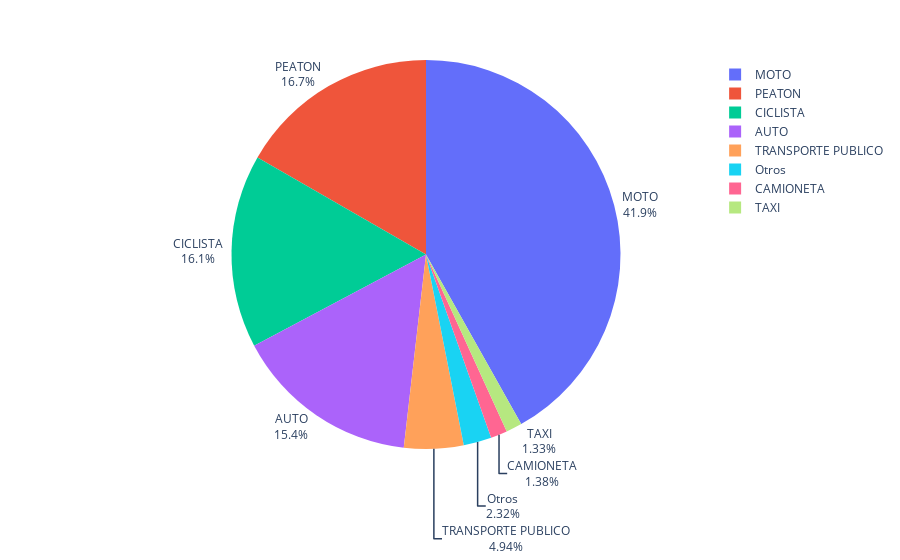

Notebook source saved alongside this figure:
### Markdown cell above
Generamos un archivo geojson para cargar en diferentes aplicaciones como QGis.

### Code cell
showPiePx(conjunto.query("victima != 'SD'")['victima'], max=7)

### Figure 1 — Plotly figure (JSON) as saved in the notebook; plotly's stock layout.template omitted (floating-point values rounded to 4 significant figures)
{"data": [{"domain": {"x": [0, 1], "y": [0, 1]}, "hovertemplate": "valor=%{label}<br>ocurrencia=%{value}<extra></extra>", "labels": ["MOTO", "PEATON", "CICLISTA", "AUTO", "TRANSPORTE PUBLICO", "CAMIONETA", "TAXI", "Otros"], "legendgroup": "", "name": "", "showlegend": true, "textinfo": "percent+label", "textposition": "outside", "type": "pie", "values": [5747, 2290, 2208, 2116, 678, 189, 182, 319]}], "layout": {"legend": {"tracegroupgap": 0}, "margin": {"t": 60}}}
